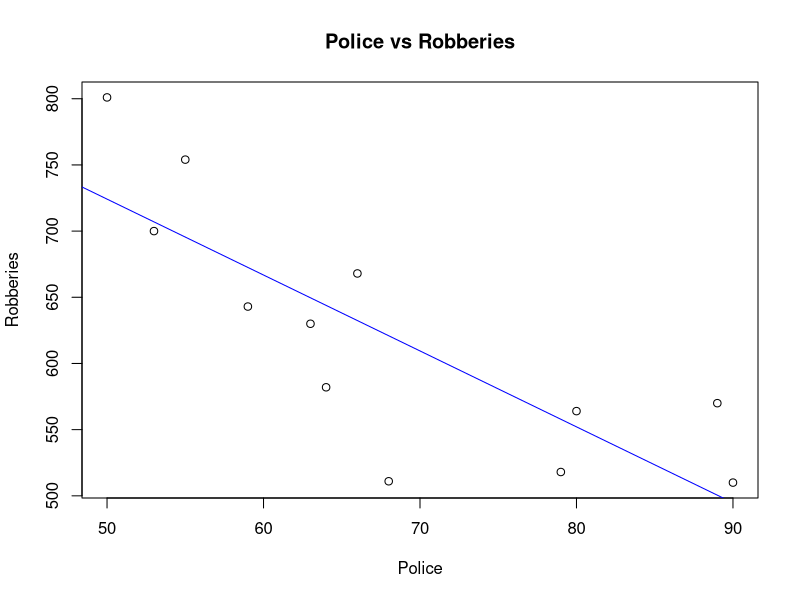
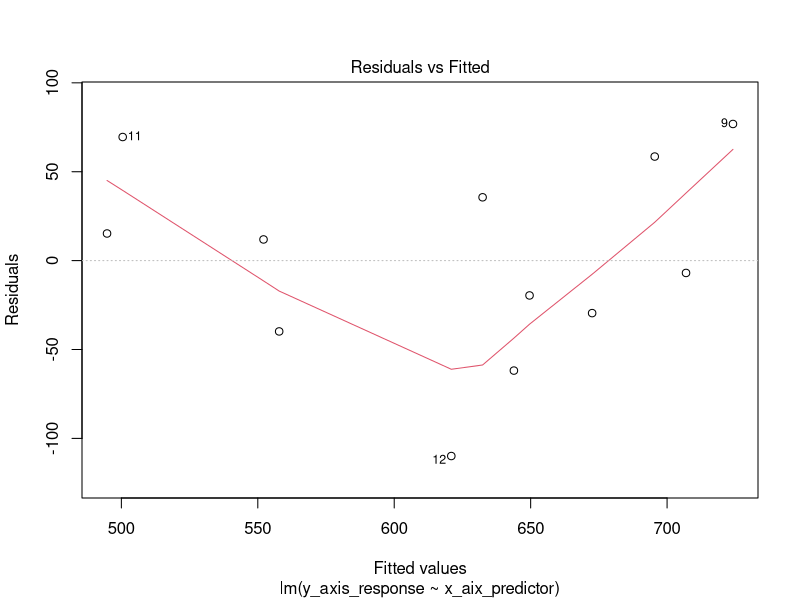
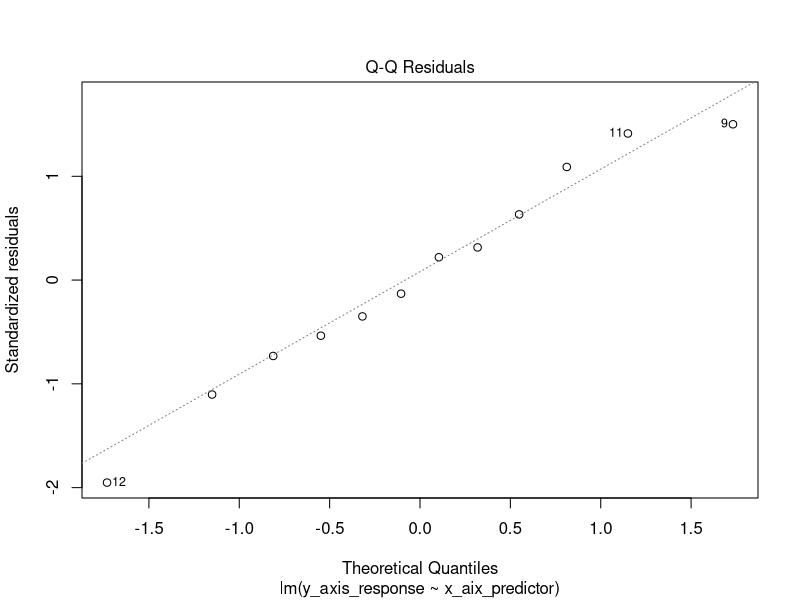

The R script that drew these images, in order:
## Assignment 1 Question 1
## Shahid Hussain 
Town=c(1,2,3,4,5,6,7,8,9,10,11,12)
Robberies=c(643,754,582,700,518,668,630,510,801,564,570,511)
Police=c(59,55,64,53,79,66,63,90,50,80,89,68)
TownData=data.frame(Town, Police, Robberies)

# (a) What are the least squares estimates of the intercept and slope, and what is the estimated error variance for the fitted model?
y_axis_response <- TownData$Robberies
x_aix_predictor <- TownData$Police
plot(x_aix_predictor, y_axis_response, xlab = "Police", ylab = 'Robberies', main="Police vs Robberies")
robberies_vs_police_least_square_estimate <- lm(y_axis_response ~ x_aix_predictor, data = TownData)
abline(robberies_vs_police_least_square_estimate, col='blue')
summary(robberies_vs_police_least_square_estimate)
# calculating estimated error variance
# from summary Residual standard error: 58.83 on 10 degrees of freedom
# 58.83^2

# (b) 
# esitmated chnages if delta(robberies) = Robberies(final) - Robberies(initial)
# intially 0 police : 1010.897 
# final : 1010.897 - 5.735(10)
# first need to find Sxx
b1 = -5.735  
se_b1 = 1.304
N = dim(TownData)[1]
t_critical <- qt(0.99, N - 2) 
ci <- c(10*b1 + t_critical*se_b1, 10*b1 - t_critical*se_b1)
ci

# (c) R^2 = SS(reg)/SS(total) as there is only 1 predictor 
# r they looking for percentage or number?

# (d) observed F-test
anova(robberies_vs_police_least_square_estimate)
f_obs <- 19.331
# (e) one sided partial t-test 
t_value <- -4.397 
p_value <- pt(abs(t_value), df=10);
p_value

#(f)
# The forecast for the number of robberies when the town has 84 police officers
b0 <- 1010.897
b1 <- -5.735  
new_predicted_value <- 84 
eigthy_four_police <- b0 + b1*(new_predicted_value)
# as x = 84 is not part of Police data set thus we are making a prediction!
new_data <- data.frame(x_aix_predictor = 84)
# confidence interval 98%
mean_response_confidence_interval<- predict(robberies_vs_police_least_square_estimate, newdata= new_data, interval= 'confidence', level=0.98)
# prediction interval 98% 
mean_resposne_prediction_interval<- predict(robberies_vs_police_least_square_estimate, newdata= new_data, interval= 'prediction', level=0.98)

#(g) Bonferroni adjustment to compute a joint confidence interval for  β0  and  β1  with at least 98% confidence level
joint.fam <- 2 
alpha <- 0.02
joint.level <- alpha/joint.fam
bonf.int <- confint(robberies_vs_police_least_square_estimate, level=1-joint.level)
bonf.int 

#(e) diagnostic plots QQplot + residual vs fitted values
# residual vs fitted model 
res.fit <- plot(robberies_vs_police_least_square_estimate, which=1)
# QQplot vs Normal plot
qqplot.mod <- plot(robberies_vs_police_least_square_estimate, which=2) 









